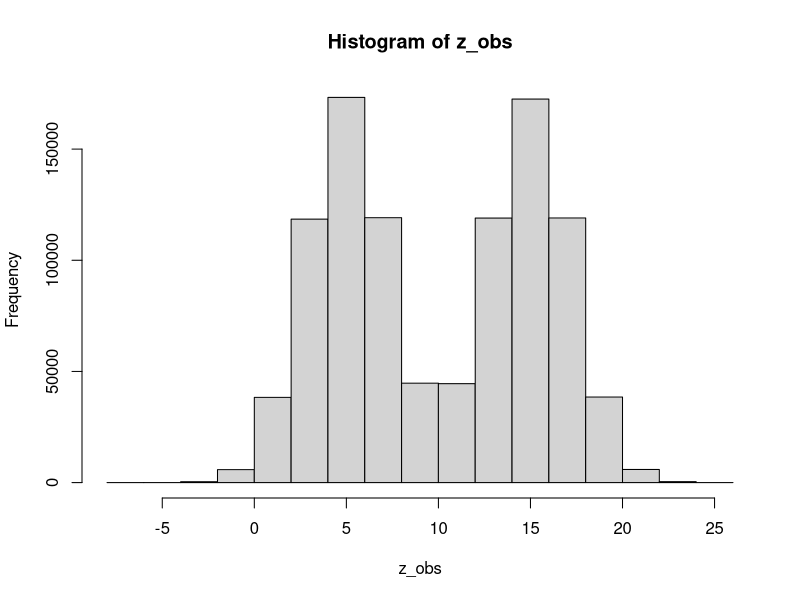

Reproduce this figure in R.
## ---- chunk 1
rm(list=ls())
## ---- chunk 2
# call libraries
library(numDeriv)
library(mvtnorm)
## ---- chunk 3
# Load R package for printing
library(knitr)
## ---- chunk 4
# Set a seed of the randon number generator
set.seed(2023)
## ---- chunk 5
data_generating_model <- function(n,w) {
  d <- 3
  z <- rep( NaN, times=n*d )
  z <- matrix(z, nrow = n, ncol = d)
  z[,1] <- 1.0
  z[,2] <- runif(n, min = -10, max = 10)
  p <- w[1]*z[,1] + w[2]*z[,2] 
  p <- exp(p) / (1+exp(p))
  z[,3] <- rbinom(n, size = 1, prob = p)
  return(z)
}
## ---- chunk 6
n_obs <- 10^(6)
w_true <- c(0,1)  
set.seed(2023)
z_obs <- data_generating_model(n = n_obs, w = w_true) 
set.seed(0)
w_true <- as.numeric(glm(z_obs[,3]~ 1 + z_obs[,2],family = "binomial" )$coefficients)
## ---- chunk 7
prediction_rule <- function(x,w) {
  h <- w[1]*x[1]+w[2]*x[2]
  h <- exp(h) / (1.0 + exp(h) )
  return (h)
}
## ---- chunk 8
log_sampling_pdf <- function(z, w) {
  d <- length(w)
  x <- z[1:d] 
  y <- z[d+1]
  log_pdf <- y * log(prediction_rule(x,w)) +(1-y) * log( 1.0-prediction_rule(x,w) )
  #log_pdf <- dbinom(y, size = 1, prob = prediction_rule(x,w), log = TRUE)
  return( log_pdf )
}
## ---- chunk 9
log_prior_pdf <- function(w, mu, Sig2 ) {
  log_pdf <- dmvnorm(w, mean = mu, sigma = Sig2, log = TRUE, checkSymmetry = TRUE)
  return( log_pdf )
}
## ---- chunk 10
learning_rate <- function(t, T_0 = 100, T_1 = 500, C_0 = 0.0001, s_0 = 0.5 ) {
  if ( t <= T_0 ) {
    eta <- C_0
  } else if ( (T_0+1 <= t) && (t <= T_1 ) ) {
    eta <- C_0 / ( (t-T_0) ^ s_0 )
  } else {
    eta <- C_0 / ( (T_1-T_0) ^ s_0 )
  }
  return(eta)
}
## ---- chunk 11
#
#
#
## ---- chunk 12
#
#
#
## ---- chunk 13
#
#
#
## ---- chunk 14
#
#
#
## ---- chunk 15
#
#
#
## ---- chunk 16
#
#
#
## ---- chunk 17
#
#
#
## ---- chunk 18
#
#
#
## ---- chunk 19
#
#
#
## ---- chunk 20
#
#
#
## ---- chunk 21
rm( list = ls() )
## ---- chunk 22
data_generating_model <- function(n,w) {
  z <- rep( NaN, times=n )
  p1 <- 0.5 
  p2 <- 1.0-p1
  w <- 5
  phi <-  20
  sig2 <- 5
  lab <- as.numeric(runif(n_obs)>p1)
  z <- lab*rnorm(n, mean = w, sd = sqrt(sig2)) + (1-lab)*rnorm(n, mean = phi-w, sd = sqrt(sig2))
  return(z)
}
## ---- chunk 23
n_obs <- 10^(6)
w_true <- 5 
set.seed(2023)
z_obs <- data_generating_model(n = n_obs, w = w_true) 
set.seed(0)
hist(z_obs)
## ---- chunk 24
log_sampling_pdf <- function(z, w, p1 = 0.5, phi=20, sig2 = 25) {
  log_sampling_pdf <- p1*dnorm(z, mean = w, sd = sqrt(sig2), log = FALSE)
  log_sampling_pdf <- log_sampling_pdf + (1-p1)*dnorm(z, mean = phi-w, sd = sqrt(sig2), log = FALSE)
  log_sampling_pdf <- log(log_sampling_pdf) ;
  return(log_sampling_pdf)
}
## ---- chunk 25
log_prior_pdf <- function(w, mu = 0.0, sig2 = 100 ) {
  log_pdf <- dnorm(w, mean = mu, sd = sqrt(sig2), log = TRUE)
  return( log_pdf )
}
## ---- chunk 26
learning_rate <- function(t, T_0  , T_1  , C_0  , s_0   ) {
  if ( t <= T_0 ) {
    eta <- C_0
  } else if ( (T_0+1 <= t) && (t <= T_1 ) ) {
    eta <- C_0 / ( (t-T_0) ^ s_0 )
  } else {
    eta <- C_0 / ( (T_1-T_0) ^ s_0 )
  }
  return(eta)
}
## ---- chunk 27
w <- 4.0
#
aux_fun <- function(w, z = z_obs[1]) {
  return( log_sampling_pdf(z, w) ) 
}
#
gr <- numDeriv::grad( aux_fun, w )
#
gr
## ---- chunk 28
#
#
#
## ---- chunk 29
#
#
#
